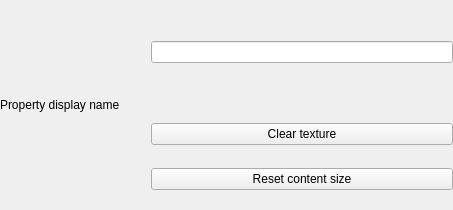
<?xml version="1.0" encoding="UTF-8"?>
<ui version="4.0">
 <class>InspectorTexture</class>
 <widget class="QWidget" name="InspectorTexture">
  <property name="geometry">
   <rect>
    <x>0</x>
    <y>0</y>
    <width>453</width>
    <height>210</height>
   </rect>
  </property>
  <property name="windowTitle">
   <string>Form</string>
  </property>
  <layout class="QHBoxLayout" name="horizontalLayout">
   <property name="spacing">
    <number>0</number>
   </property>
   <property name="leftMargin">
    <number>0</number>
   </property>
   <property name="topMargin">
    <number>0</number>
   </property>
   <property name="rightMargin">
    <number>0</number>
   </property>
   <property name="bottomMargin">
    <number>0</number>
   </property>
   <item>
    <widget class="QLabel" name="propertyDisplayName">
     <property name="sizePolicy">
      <sizepolicy hsizetype="Preferred" vsizetype="Preferred">
       <horstretch>1</horstretch>
       <verstretch>0</verstretch>
      </sizepolicy>
     </property>
     <property name="text">
      <string>Property display name</string>
     </property>
    </widget>
   </item>
   <item>
    <widget class="QWidget" name="widget_2" native="true">
     <property name="sizePolicy">
      <sizepolicy hsizetype="Preferred" vsizetype="Preferred">
       <horstretch>2</horstretch>
       <verstretch>0</verstretch>
      </sizepolicy>
     </property>
     <layout class="QVBoxLayout" name="verticalLayout">
      <property name="spacing">
       <number>0</number>
      </property>
      <property name="leftMargin">
       <number>0</number>
      </property>
      <property name="topMargin">
       <number>0</number>
      </property>
      <property name="rightMargin">
       <number>0</number>
      </property>
      <property name="bottomMargin">
       <number>0</number>
      </property>
      <item>
       <widget class="QWidget" name="widget" native="true">
        <layout class="QVBoxLayout" name="verticalLayout_3">
         <property name="spacing">
          <number>0</number>
         </property>
         <property name="leftMargin">
          <number>0</number>
         </property>
         <property name="topMargin">
          <number>0</number>
         </property>
         <property name="rightMargin">
          <number>0</number>
         </property>
         <property name="bottomMargin">
          <number>0</number>
         </property>
         <item>
          <widget class="QLineEdit" name="propertyInput"/>
         </item>
        </layout>
       </widget>
      </item>
      <item>
       <widget class="QWidget" name="widget_3" native="true">
        <layout class="QVBoxLayout" name="verticalLayout_2">
         <property name="spacing">
          <number>5</number>
         </property>
         <property name="leftMargin">
          <number>0</number>
         </property>
         <property name="topMargin">
          <number>0</number>
         </property>
         <property name="rightMargin">
          <number>0</number>
         </property>
         <property name="bottomMargin">
          <number>0</number>
         </property>
         <item>
          <widget class="QPushButton" name="clearButton">
           <property name="text">
            <string>Clear texture</string>
           </property>
          </widget>
         </item>
         <item>
          <widget class="QPushButton" name="resetSizeButton">
           <property name="text">
            <string>Reset content size</string>
           </property>
          </widget>
         </item>
        </layout>
       </widget>
      </item>
     </layout>
    </widget>
   </item>
  </layout>
 </widget>
 <resources/>
 <connections/>
</ui>
